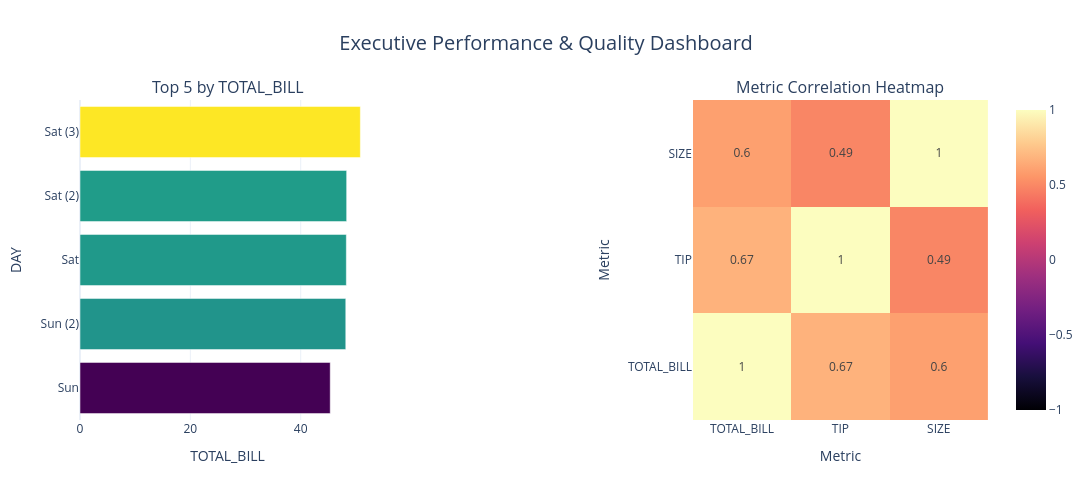

Write notebook code for a chart like this one.
### Markdown cell above
## Step 9: run it on a different dataset

`tips.csv` is a well-known restaurant-tips dataset with totally different columns (`total_bill`, `tip`, `sex`, `day`...)

### Code cell
run_data_cleaning_pipeline(
    source="https://raw.githubusercontent.com/mwaskom/seaborn-data/master/tips.csv",
    table_name="cleaned_tips"
)

### Figure 1 — Plotly figure (JSON) as saved in the notebook; plotly's stock layout.template omitted (floating-point values rounded to 4 significant figures)
{"data": [{"hovertemplate": "<b>%{y}</b><br>TOTAL_BILL: %{x:,.2f}<extra></extra>", "marker": {"color": [45.35, 48.17, 48.27, 48.33, 50.81], "colorscale": [[0, "#440154"], [0.1111, "#482878"], [0.2222, "#3e4989"], [0.3333, "#31688e"], [0.4444, "#26828e"], [0.5556, "#1f9e89"], [0.6667, "#35b779"], [0.7778, "#6ece58"], [0.8889, "#b5de2b"], [1, "#fde725"]]}, "orientation": "h", "type": "bar", "x": [45.35, 48.17, 48.27, 48.33, 50.81], "xaxis": "x", "y": ["Sun", "Sun (2)", "Sat", "Sat (2)", "Sat (3)"], "yaxis": "y"}, {"colorscale": [[0, "#000004"], [0.1111, "#180f3d"], [0.2222, "#440f76"], [0.3333, "#721f81"], [0.4444, "#9e2f7f"], [0.5556, "#cd4071"], [0.6667, "#f1605d"], [0.7778, "#fd9668"], [0.8889, "#feca8d"], [1, "#fcfdbf"]], "hoverongaps": false, "text": [[1.0, 0.67, 0.6], [0.67, 1.0, 0.49], [0.6, 0.49, 1.0]], "texttemplate": "%{text}", "type": "heatmap", "x": ["TOTAL_BILL", "TIP", "SIZE"], "xaxis": "x2", "y": ["TOTAL_BILL", "TIP", "SIZE"], "yaxis": "y2", "z": [[1.0, 0.675, 0.5976], [0.675, 1.0, 0.4884], [0.5976, 0.4884, 1.0]], "zmax": 1, "zmin": -1}], "layout": {"annotations": [{"font": {"size": 16}, "showarrow": false, "text": "Top 5 by TOTAL_BILL", "x": 0.1625, "xanchor": "center", "xref": "paper", "y": 1, "yanchor": "bottom", "yref": "paper"}, {"font": {"size": 16}, "showarrow": false, "text": "Metric Correlation Heatmap", "x": 0.8375, "xanchor": "center", "xref": "paper", "y": 1, "yanchor": "bottom", "yref": "paper"}], "height": 500, "showlegend": false, "title": {"font": {"size": 20}, "text": "Executive Performance & Quality Dashboard", "x": 0.5}, "width": 1100, "xaxis": {"anchor": "y", "domain": [0, 0.325], "title": {"text": "TOTAL_BILL"}}, "xaxis2": {"anchor": "y2", "domain": [0.675, 1], "title": {"text": "Metric"}}, "yaxis": {"anchor": "x", "domain": [0, 1], "title": {"text": "DAY"}, "type": "category"}, "yaxis2": {"anchor": "x2", "domain": [0, 1], "title": {"text": "Metric"}}}}
